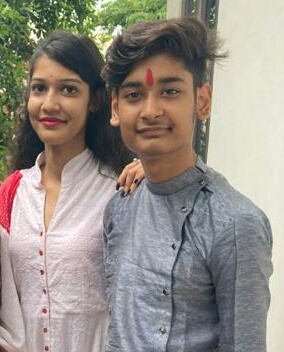
#> input picture IP/one.JPG, 284 x 352 px, found by its file name
$ python 8_drawing_shapes.py
#> lines starting #> are read from the running program, lines starting #| are printed output that depends on the picture
import numpy as np
import cv2


img = cv2.imread("one.jpg")#Data\\thor.jpg
#> img is the input picture: shape (352, 284, 3); mean B, G, R 134.7, 142.5, 149.4
img = cv2.resize(img,(600,700))
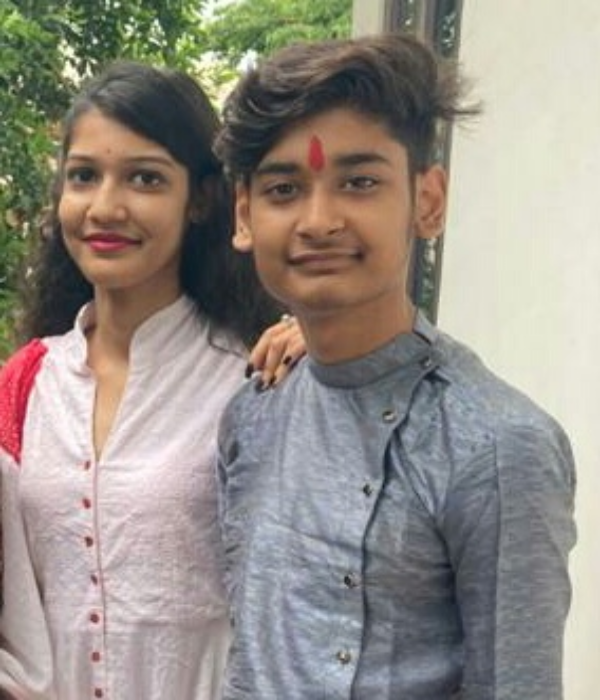
#> img: shape (700, 600, 3); mean B, G, R 134.6, 142.3, 149.3

#Creating Blank Image---

#Here 1n array first dimension represent width,second height and third channels
img = np.zeros([512, 512, 3], np.uint8)*255  #For white screen
#img = np.ones([512,512,3], np.uint8)*255 #create window of an black screen

#Here line accept 5 parameter (img,starting,ending,color,thickness)
img = cv2.line(img, (0,0), (200,200), (154, 92, 424), 8) #color format BGR

#arrowed line accept also accpet 5 parameter  (img,starting,ending,color,thickness)
img = cv2.arrowedLine(img, (0,125), (255,255), (255, 0, 125), 10)

#Rectangle - accept parameter(img,start_co,end_co,colot ,thickness)
img = cv2.rectangle(img, (384, 10), (510, 128), (128, 0, 255), 8)

#circle - accept(img,star_co,radius,color,thickness)
img = cv2.circle(img, (447, 125), 63, (214, 255, 0), -5)#if we pass -ve thickness it fill the shape

font = cv2.FONT_ITALIC
#puttext -accept(img,text,start_co,font,fontsize,color,thickness,linetype)
img = cv2.putText(img, 'Black', (20, 500), font, 4, (0, 125, 255), 10,cv2.LINE_AA)

#ellipse-accept(img,start_cor,(length,height),rotation in x,rotation in y,color,thickness)
img = cv2.ellipse(img,(400,600),(100,50),0,0,180,155,5)


pts = np.array([[100,150],[200,30],[170,20],[50,10]], np.int32)
pts = pts.reshape((-1,1,2))
img = cv2.polylines(img,[pts],True,(0,255,155))

cv2.imshow('image', img)
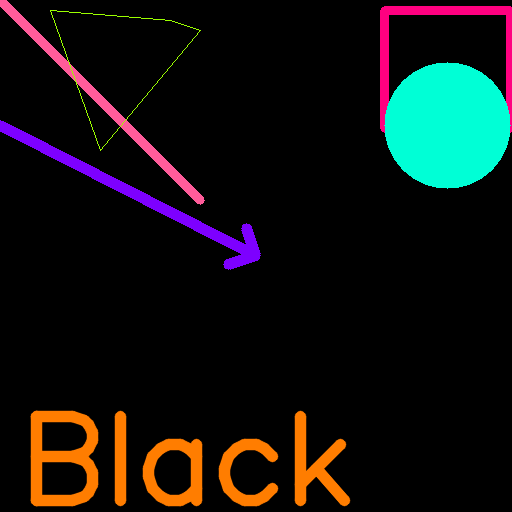
#> window 'image': shape (512, 512, 3); mean B, G, R 16.6, 18.4, 17.3

cv2.waitKey(0)
cv2.destroyAllWindows()
